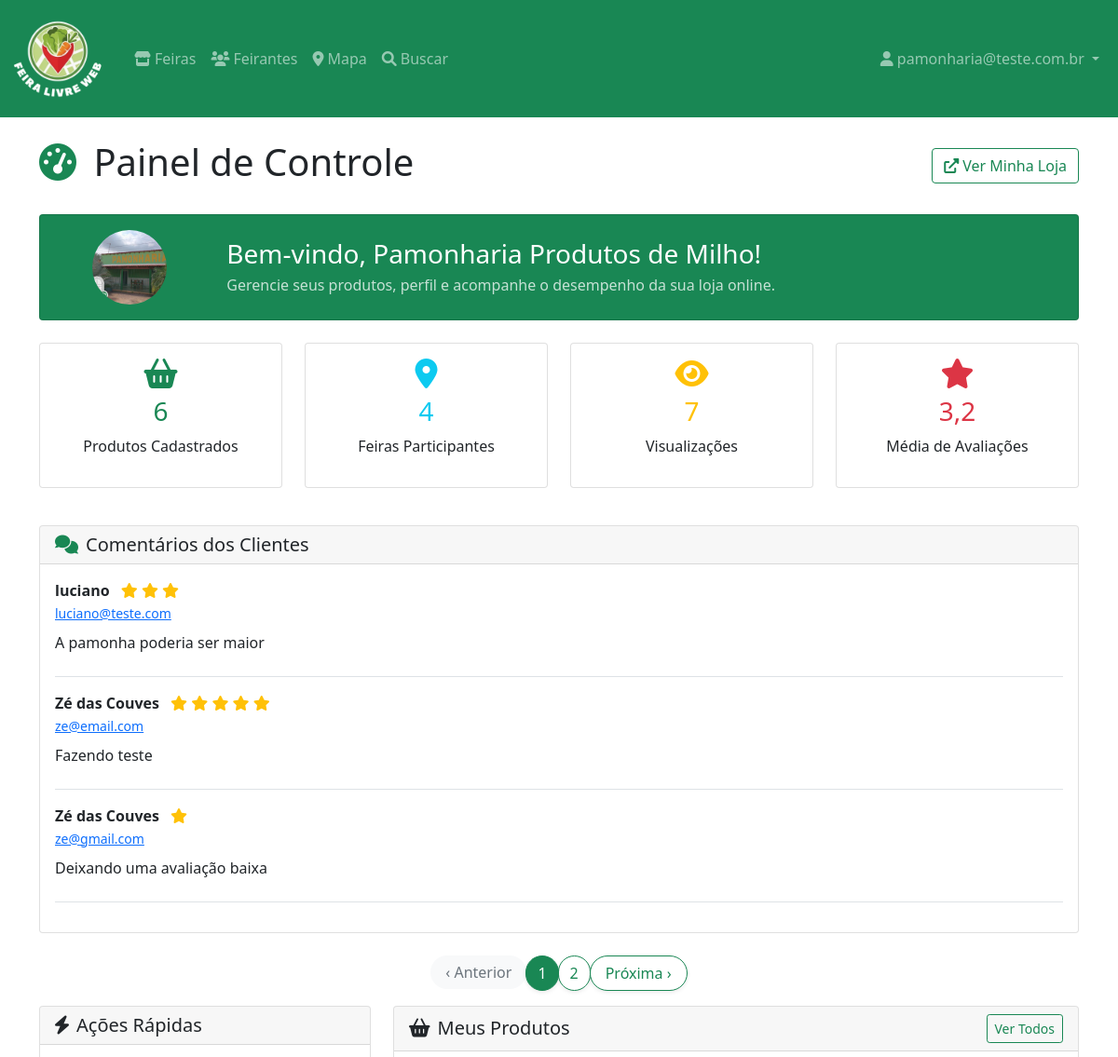
Before: /feirantes/painel/ (signed in, upper part) with the older database file.
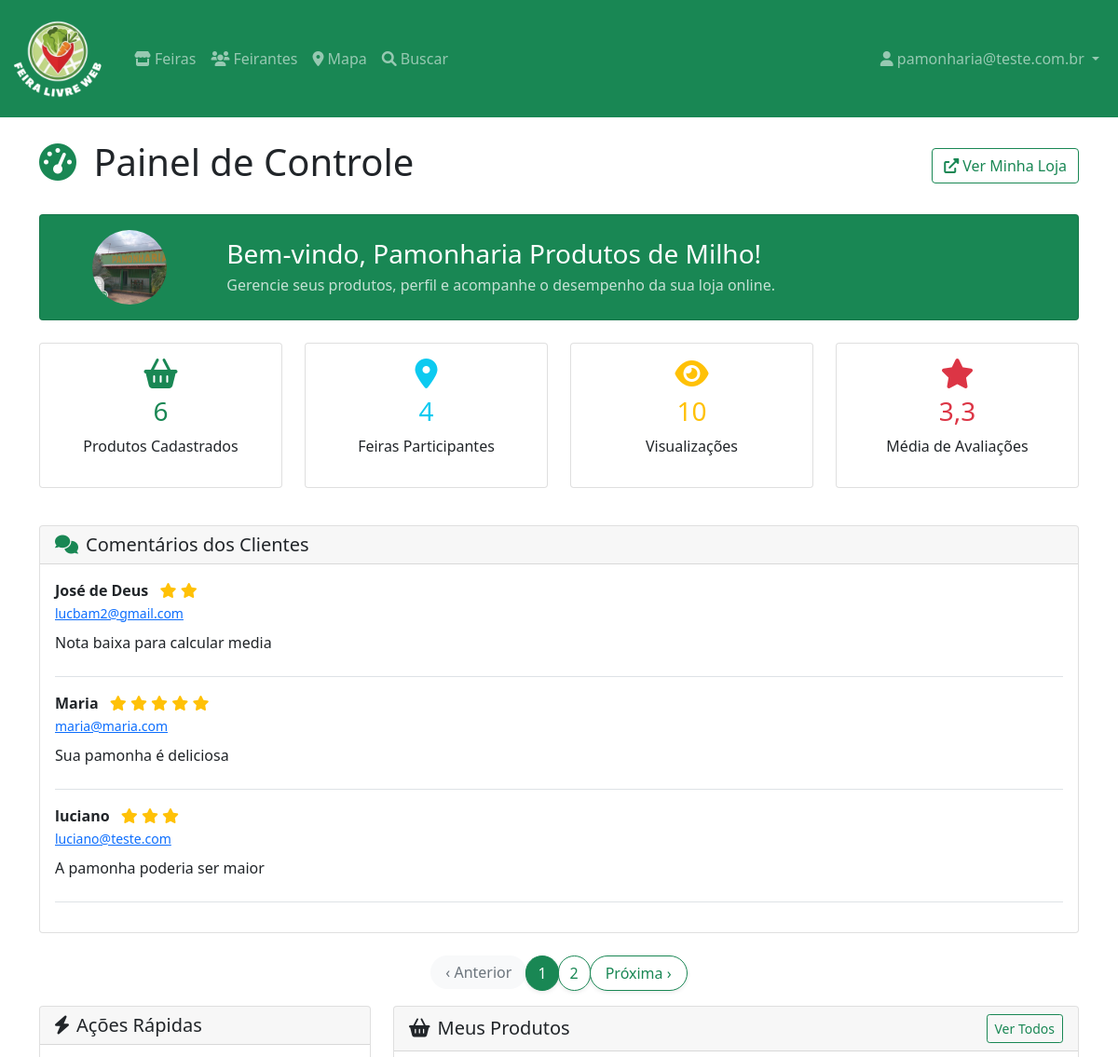
After: the same page with the newer database file.
### feirantes/models.py (models this page shows, shortened)
class Feirante(models.Model):
    usuario = models.OneToOneField(
        User, on_delete=models.CASCADE, related_name='feirante')
    nome_comercial = models.CharField(max_length=200)
    cpf = models.CharField(max_length=14, unique=True)
    telefone = models.CharField(max_length=20)
    whatsapp = models.CharField(max_length=20, blank=True)
    email = models.EmailField(unique=True)
    endereco = models.TextField(blank=True)
    cidade = models.CharField(max_length=100, blank=True)
    estado = models.CharField(max_length=2, blank=True)
    cep = models.CharField(max_length=9, blank=True)
    descricao = models.TextField(blank=True)
    foto = models.ImageField(upload_to='feirantes/', blank=True, null=True)
    especialidades = models.ManyToManyField(
        Especialidade, blank=True,
        help_text="Principais produtos/especialidades")
    feiras = models.ManyToManyField(
        Feira,
        blank=True,
        help_text="Feiras onde o feirante participa",
        related_name="feirantes"
    )
    subdominio = models.SlugField(
        max_length=100, unique=True,
        help_text="URL da loja: site.com/loja/[subdominio]")
    instagram = models.CharField(max_length=100, blank=True)
    facebook = models.CharField(max_length=100, blank=True)
    ativo = models.BooleanField(default=True)
    verificado = models.BooleanField(default=False)
    criado_em = models.DateTimeField(auto_now_add=True)
    atualizado_em = models.DateTimeField(auto_now=True)
    views = models.PositiveIntegerField(default=0)
    class Meta:
        verbose_name = 'Feirante'
        verbose_name_plural = 'Feirantes'
        ordering = ['nome_comercial']

class Avaliacao(models.Model):
    feirante = models.ForeignKey(
        'Feirante', on_delete=models.CASCADE, related_name='avaliacoes')
    usuario_nome = models.CharField("Nome do Usuário", max_length=100)
    usuario_email = models.EmailField(
        "E-mail do Usuário", null=True, blank=True)
    usuario_cpf = models.CharField(
        "CPF do Usuário", max_length=14, default="000.000.000-00")
    nota = models.PositiveSmallIntegerField("Nota", default=5)
    comentario = models.TextField("Comentário", blank=True)
    criado_em = models.DateTimeField(auto_now_add=True)
    class Meta:
        unique_together = ('feirante', 'usuario_email', 'usuario_cpf')
        verbose_name = "Avaliação"
        verbose_name_plural = "Avaliações"

### feirantes/views.py (the view)
# urls.py: path('painel/', login_required(views.painel_feirante,
@login_required
def painel_feirante(request):
    try:
        feirante = request.user.feirante
    except Feirante.DoesNotExist:
        messages.error(request, 'Complete seu cadastro como feirante.')
        return redirect('feirantes:cadastro')
    produtos = Produto.objects.filter(feirante=feirante)
    avaliacoes_qs = Avaliacao.objects.filter(
        feirante=feirante
    ).order_by('-criado_em')
    media = avaliacoes_qs.aggregate(media=Avg('nota'))['media']
    media_avaliacao = round(media, 1) if media else None
    paginator = Paginator(avaliacoes_qs, 3)
    page_number = request.GET.get('page', 1)
    try:
        avaliacoes = paginator.page(page_number)
    except PageNotAnInteger:
        avaliacoes = paginator.page(1)
    except EmptyPage:
        avaliacoes = paginator.page(paginator.num_pages)
    perfil_completo = all([
        feirante.descricao,
        feirante.foto,
        produtos.exists(),
        feirante.feiras.exists(),
    ])
    return render(request, 'feirantes/painel/dashboard.html', {
        'feirante': feirante,
        'produtos': produtos,
        'avaliacoes': avaliacoes,          # objeto paginado
        'media_avaliacao': media_avaliacao,
        'perfil_completo': perfil_completo,
    })

### feirantes/templates/feirantes/painel/dashboard.html (shortened to what the changed rows need)
{% extends 'feirantes/base.html' %}
{% load static %}
{% block content %}
<div class="container">
    <div class="row">
        <div class="col-12">
            <div class="d-flex justify-content-between align-items-center mb-4">
                <h1>
                    <i class="fas fa-tachometer-alt text-success me-2"></i>
                    Painel de Controle
                </h1>
            </div>
        </div>
    </div>
    <div class="row mb-4">
        <div class="col-12">
            <div class="card bg-success text-white">
                <div class="card-body">
                    <div class="row align-items-center">
                        <div class="col-md-2 text-center">
                            {% if feirante.foto %}
                            <img src="{{ feirante.foto.url }}" class="img-fluid rounded-circle"
                                alt="{{ feirante.nome_comercial }}"
                                style="width: 80px; height: 80px; object-fit: cover;">
                            {% else %}
                            <div class="bg-light text-success rounded-circle d-inline-flex align-items-center justify-content-center"
                                style="width: 80px; height: 80px;">
                                <i class="fas fa-user" style="font-size: 2rem;"></i>
                            </div>
                            {% endif %}
                        </div>
                        <div class="col-md-10">
                            <h3 class="mb-1">Bem-vindo, {{ feirante.nome_comercial }}!</h3>
                            <p class="mb-0 opacity-75">Gerencie seus produtos, perfil e acompanhe o desempenho da sua
                                loja online.</p>
                        </div>
                    </div>
                </div>
            </div>
        </div>
    </div>
    <div class="row mb-4">
        <div class="col-md-3 mb-3">
            <div class="card text-center h-100">
                <div class="card-body">
                    <i class="fas fa-map-marker-alt text-info fa-2x mb-2"></i>
                    <h3 class="text-info">{{ feirante.feiras.count }}</h3>
                    <p class="card-text">Feiras Participantes</p>
                </div>
            </div>
        </div>
        <div class="col-md-3 mb-3">
            <div class="card text-center h-100">
                <div class="card-body">
                    <i class="fas fa-eye text-warning fa-2x mb-2"></i>
                    <h3 class="text-warning">{{ feirante.views }}</h3>
                    <p class="card-text">Visualizações</p>
                </div>
            </div>
        </div>
        <div class="col-md-3 mb-3">
            <div class="card text-center h-100">
                <div class="card-body">
                    <i class="fas fa-star text-danger fa-2x mb-2"></i>
                    {% if media_avaliacao %}
                    <h3 class="text-danger">{{ media_avaliacao|floatformat:1 }}</h3>
                    <p class="card-text">Média de Avaliações</p>
                    {% else %}
                    <h3 class="text-muted">-</h3>
                    <p class="card-text">Sem Avaliações</p>
                    {% endif %}
                </div>
            </div>
        </div>
    </div>
<div class="card mt-4 mb-4">
    <div class="card-body">
        {% if avaliacoes %}
            {% for a in avaliacoes %}
                <div class="mb-3 border-bottom pb-2">
                    <strong>{{ a.usuario_nome }}</strong>
                    <span class="text-warning ms-2">
                        {% for i in "12345" %}
                            {% if forloop.counter <= a.nota %}
                                <i class="fas fa-star"></i>
                            {% endif %}
                        {% endfor %}
                    </span>
                    <br>
                    {% if a.usuario_email %}
                        <small class="text-muted">
                            <a href="mailto:{{ a.usuario_email }}">{{ a.usuario_email }}</a>
                        </small>
                    {% endif %}
                    <p class="mt-2">{{ a.comentario }}</p>
                </div>
            {% endfor %}
        {% else %}
            <p class="text-muted">Ainda não há comentários de clientes.</p>
        {% endif %}
    </div>
</div>
{% if avaliacoes.has_other_pages %}
<nav aria-label="Paginação de avaliações" class="mt-4">
  <ul class="pagination justify-content-center">
    {% for num in avaliacoes.paginator.page_range %}
      {% if num == avaliacoes.number %}
        <li class="page-item active">
          <span class="page-link rounded-pill bg-success border-success text-white shadow-sm">
            {{ num }}
          </span>
        </li>
      {% else %}
        <li class="page-item">
          <a class="page-link rounded-pill text-success border-success shadow-sm"
             href="?page={{ num }}">
            {{ num }}
          </a>
        </li>
      {% endif %}
    {% endfor %}
  </ul>
</nav>
{% endif %}
</div>
{% endblock %}

Changed rows visible on the page:
no longer on this page (row unchanged): Avaliacao: usuario_nome "Zé das Couves", nota 5 (drawn), usuario_email "ze@email.com", comentario "Fazendo teste"
no longer on this page (row unchanged): Avaliacao: usuario_nome "Zé das Couves", nota 1 (drawn), usuario_email "ze@gmail.com", comentario "Deixando uma avaliação baixa"
changed Feirante "Pamonharia Produtos de Milho": views "7" → "10"
added Avaliacao: usuario_nome "José de Deus", nota 2 (drawn), usuario_email "lucbam2@gmail.com", comentario "Nota baixa para calcular media"
added Avaliacao: usuario_nome "Maria", nota 5 (drawn), usuario_email "maria@maria.com", comentario "Sua pamonha é deliciosa"
Other visible differences:
{{ media_avaliacao|floatformat:1 }}: "3,2" → "3,3"
